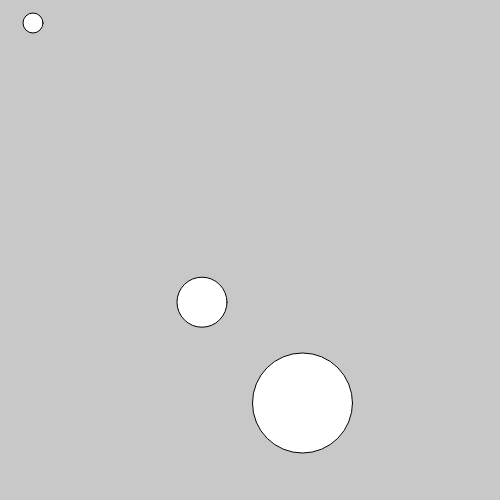
Frame 1 (no input)
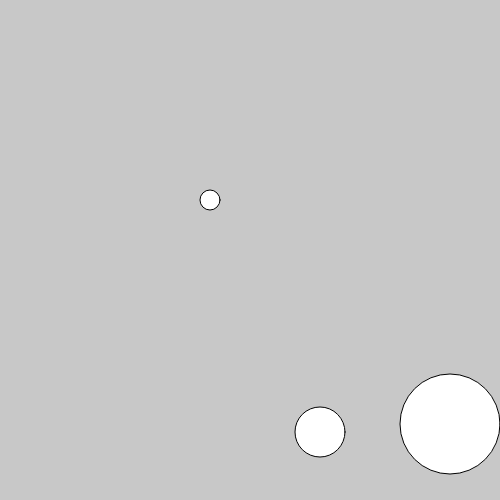
Frame 60 (no input)
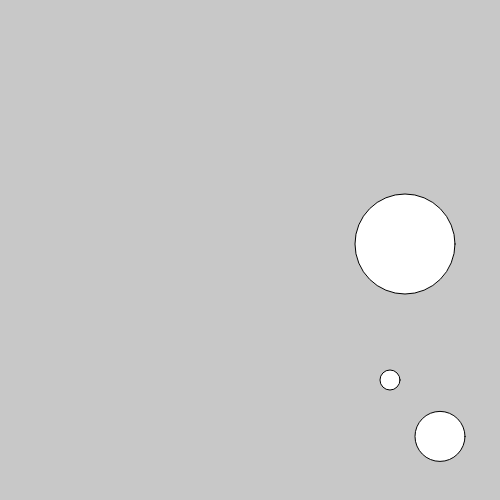
Frame 120 (the mouse pressed at the canvas centre since frame 60)

The p5.js sketch that drew these frames (run headless with seeded random() and noise() and a simulated clock; from frame 60 on, the mouse is pressed at the canvas centre):

// p5.js sketch
// ── sketch.js
var ball;
var ball2;

function setup() {
  createCanvas(500, 500);
  ball = new Ball();
    ball.setup (200, 300, 50, 2.0, 2.2);
  ball2 = new Ball();
    ball2.setup (30, 20, 20, 3.0, 3.0);
  ball3 = new Ball();
    ball3.setup (300, 400,100, 2.5, 3.0)
}

function draw() {
  background(200);
  ball.move();
  ball.display();
  ball.bounce();

  ball2.move();
  ball2.display();
  ball2.bounce();

  ball3.move();
  ball3.display();
  ball3.bounce();
}

// ── ball.js
function Ball() {
  this.setup = function (x, y, size, xSpeed, ySpeed) {
    this.x = x;
    this.y = y;
    this.size = size;
    this.xSpeed = xSpeed;
    this.ySpeed = ySpeed;
  }

  this.move = function () {
    this.x = this.x + this.xSpeed;
    this.y = this.y + this.ySpeed;
  }

  this.bounce = function () {
    if(this.x > width || this.x < 0){
      this.xSpeed = this.xSpeed * -1;
    } else if (this.y > height || this.y < 0) {
      this.ySpeed = this.ySpeed * -1;
    }
  }

  this.display = function () {
    ellipse (this.x, this.y, this.size, this.size);
  }
}
